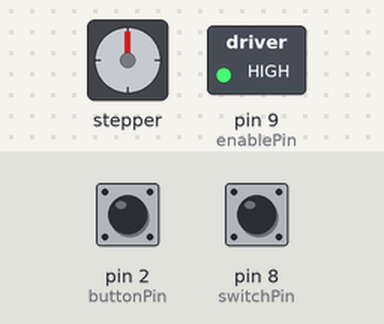
The sketch below on a simulated Arduino Uno, built with avr-gcc and run on an emulated ATmega328P. Parts: stepper motor, switched loads named in the sketch (green lamp = pin HIGH). The inputs (shaded band) are chosen by the test bench; at power-on: pin 8 (switchPin) HIGH, pin 2 (buttonPin) HIGH. Stepper angles assume 1600 steps per turn.

Above: at 1.2 s.
1.3 s: pin 8 (switchPin) pulled LOW for 0.15 s
At 1.37 s:
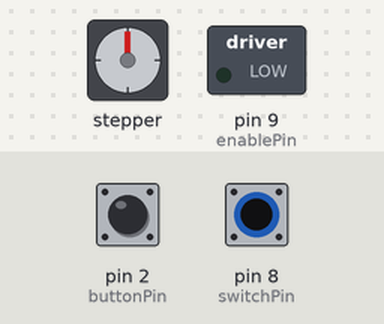
2.9 s: pin 8 (switchPin) pulled LOW for 3.2 s
At 6.9 s:
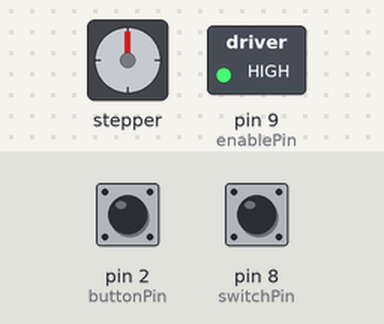
7.6 s: pin 2 (buttonPin) driven LOW and pin 8 (switchPin) driven LOW
At 7.75 s:
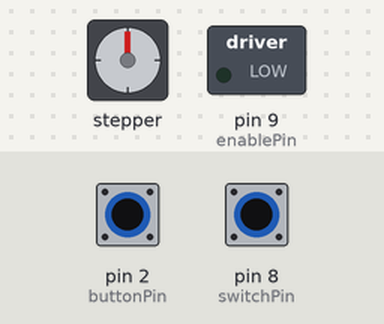
10.0 s: pin 8 (switchPin) driven HIGH
At 11.1 s:
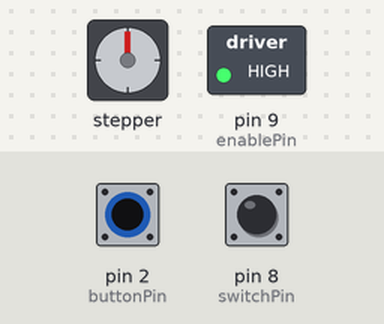
11.5 s: pin 8 (switchPin) driven LOW
At 12.2 s:
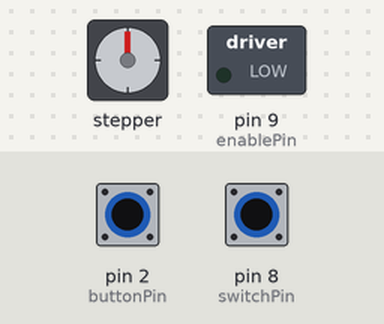
13.0 s: pin 2 (buttonPin) pulsed HIGH 5 times (0.12 s each, 0.3 s apart)
At 13.58 s:
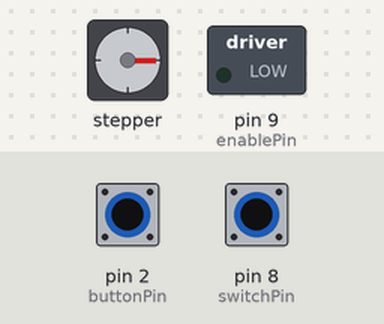
Timing chart, 0 to 16.8 s (numbered marks = the images above; inputs shaded):
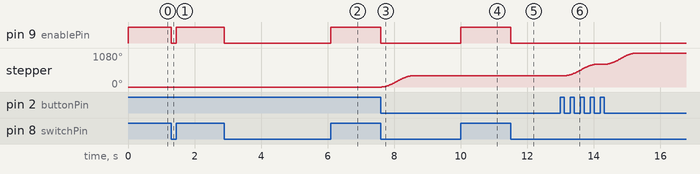

The sketch:

Weave_Machine_0.3_workingButton.ino
```cpp
#include <AccelStepper.h>

#define dirPin 4
#define stepPin 3
#define buttonPin 2
#define switchPin 8
#define enablePin 9
#define motorInterfaceType 1 // 1 = Driver (step/dir)

AccelStepper stepper(motorInterfaceType, stepPin, dirPin);

const int stepsPerRevolution = 200;
const int microsteps = 8;
const int totalMicrostepsPerRev = stepsPerRevolution * microsteps;

const float gearRatio = 2.0; // Motor turns 2x per 1 output revolution
const float partRotationTurns = 1.0; // 360° = 1 full turn
const int moveSteps = totalMicrostepsPerRev * partRotationTurns;

bool cycleRequested = false;

void setup() {
  pinMode(buttonPin, INPUT_PULLUP);
  pinMode(switchPin, INPUT_PULLUP);
  pinMode(enablePin, OUTPUT);

  digitalWrite(enablePin, !digitalRead(switchPin)); // Enable/disable based on switch state

  stepper.setMaxSpeed(10000);       // Max speed in steps/sec
  stepper.setAcceleration(10000);   // Acceleration in steps/sec^2
  stepper.setCurrentPosition(0);
}

void loop() {
  // Enable/disable motor driver based on switch state (LOW = ENABLED)
  bool motorEnabled = digitalRead(switchPin) == LOW;
  digitalWrite(enablePin, !motorEnabled); // LOW enables motor

  // Only allow cycle if motor is enabled
  if (motorEnabled) {
    static bool lastButtonState = HIGH;
    bool currentButtonState = digitalRead(buttonPin);

    // On button press, trigger one 360° rotation
    if (lastButtonState == HIGH && currentButtonState == LOW) {
      if (!cycleRequested && stepper.distanceToGo() == 0) {
        cycleRequested = true;
        stepper.moveTo(stepper.currentPosition() + moveSteps);
      }
    }
    lastButtonState = currentButtonState;

    // Reset request once move is complete
    if (cycleRequested && stepper.distanceToGo() == 0) {
      cycleRequested = false;
    }

    stepper.run();
  }
}
```

Measured:
- after the input at 1.3 s, pin 9 (enablePin): HIGH → LOW at once, → HIGH 0.15 s later
- after the input at 2.9 s, pin 9 (enablePin): HIGH → LOW at once, → HIGH 3.2 s later
- after the input at 7.6 s, pin 9 (enablePin): HIGH → LOW at once; stepper: turns 360° clockwise in 0.92 s, starting at once
- after the input at 10.0 s, pin 9 (enablePin): LOW → HIGH at once
- after the input at 11.5 s, pin 9 (enablePin): HIGH → LOW at once
- after the input at 13.0 s, stepper: turns 720° clockwise in 2.1 s, starting after 0.14 s
